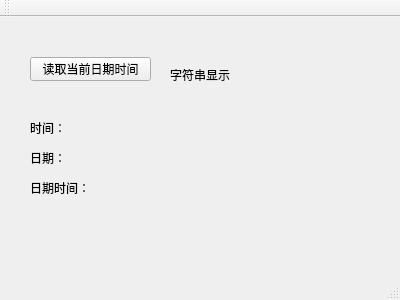
<?xml version="1.0" encoding="UTF-8"?>
<ui version="4.0">
 <class>MainWindow</class>
 <widget class="QMainWindow" name="MainWindow">
  <property name="geometry">
   <rect>
    <x>0</x>
    <y>0</y>
    <width>400</width>
    <height>300</height>
   </rect>
  </property>
  <property name="windowTitle">
   <string>MainWindow</string>
  </property>
  <widget class="QWidget" name="centralWidget">
   <widget class="QPushButton" name="pushButton">
    <property name="geometry">
     <rect>
      <x>30</x>
      <y>40</y>
      <width>121</width>
      <height>24</height>
     </rect>
    </property>
    <property name="text">
     <string>读取当前日期时间</string>
    </property>
   </widget>
   <widget class="QLabel" name="label">
    <property name="geometry">
     <rect>
      <x>170</x>
      <y>50</y>
      <width>91</width>
      <height>16</height>
     </rect>
    </property>
    <property name="text">
     <string>字符串显示</string>
    </property>
   </widget>
   <widget class="QLabel" name="label_2">
    <property name="geometry">
     <rect>
      <x>30</x>
      <y>100</y>
      <width>91</width>
      <height>21</height>
     </rect>
    </property>
    <property name="text">
     <string>时间：</string>
    </property>
   </widget>
   <widget class="QLabel" name="label_3">
    <property name="geometry">
     <rect>
      <x>30</x>
      <y>130</y>
      <width>91</width>
      <height>21</height>
     </rect>
    </property>
    <property name="text">
     <string>日期：</string>
    </property>
   </widget>
   <widget class="QLabel" name="label_4">
    <property name="geometry">
     <rect>
      <x>30</x>
      <y>160</y>
      <width>91</width>
      <height>21</height>
     </rect>
    </property>
    <property name="text">
     <string>日期时间：</string>
    </property>
   </widget>
  </widget>
  <widget class="QMenuBar" name="menuBar">
   <property name="geometry">
    <rect>
     <x>0</x>
     <y>0</y>
     <width>400</width>
     <height>25</height>
    </rect>
   </property>
  </widget>
  <widget class="QToolBar" name="mainToolBar">
   <attribute name="toolBarArea">
    <enum>TopToolBarArea</enum>
   </attribute>
   <attribute name="toolBarBreak">
    <bool>false</bool>
   </attribute>
  </widget>
  <widget class="QStatusBar" name="statusBar"/>
 </widget>
 <layoutdefault spacing="6" margin="11"/>
 <resources/>
 <connections/>
</ui>
